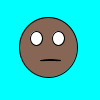
Frame 1 (no input)
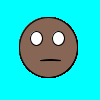
Frame 60 (the mouse pressed at the canvas centre just before this capture)
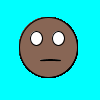
Frame 120 (the mouse held since frame 60 and released just before this capture)

The Processing sketch that drew these frames (run headless with seeded random() and noise(); from frame 60 on, the mouse is pressed at the canvas centre):

// Processing sketch: frowny_face
// ── frowny_face.pde
void setup()
{
  
  background(0, 255, 255);
  
}

void draw()
{
 fill(136, 102, 85);
 ellipse(48, 47, 58, 60);
 fill(255, 255, 255);
 ellipse(58, 38, 12, 14);
 ellipse(36, 38, 12, 14);
 
 ellipse(50, 60, 20, 1);
 
}
